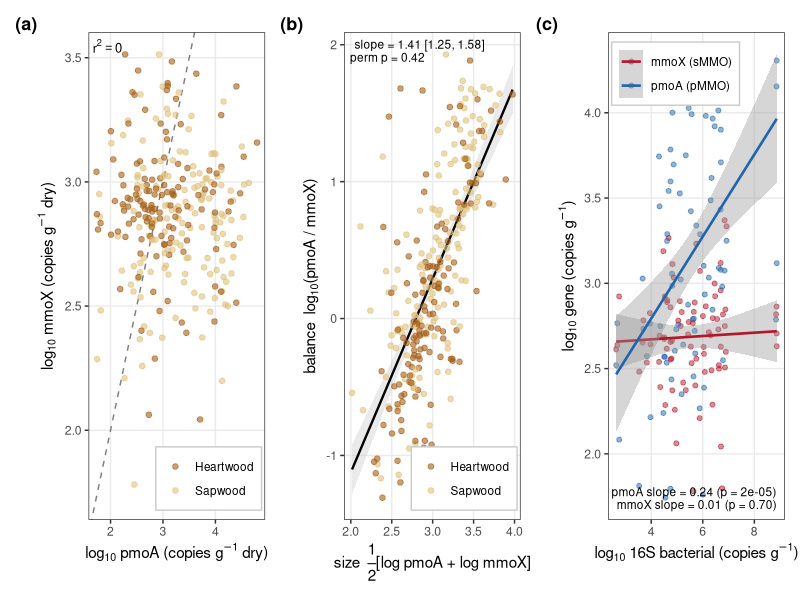

Write the R code that produced this figure.
# ==============================================================================
# REVISION — S10 rebuilt: pmoA/mmoX composition & scaling (wood, copies/g).
# (a) decoupling: pmoA vs mmoX (1:1 line) — the two genes do not co-vary.
# (b) composition: balance log(pmoA/mmoX) vs size 1/2[log pmoA + log mmoX]
#     (GEOMETRIC-mean size, not arithmetic sum, so x isn't a pmoA proxy).
#     Larger combined pmoA+mmoX pools are more pmoA-dominated. Slope tested with a
#     5000x independence permutation: matches the independence expectation, i.e.
#     the shift reflects pmoA's larger dynamic range (mmoX = fixed low background),
#     NOT coordinated co-regulation.
# (c) scaling: pmoA & mmoX vs total 16S (independent axis) — pmoA tracks community
#     abundance, mmoX is flat; the flat mmoX line also controls for shared yield.
# Units: copies/g dry wood; results unit-invariant (sample-mass CV = 3%).
# Absolute axes subject to pending x10 (DILUTION_10X); ratios/slopes are not.
# NEW file; original S10 generator untouched.
# Output: revision/outputs/figS10_final.png
# ==============================================================================
suppressPackageStartupMessages({ library(tidyverse); library(patchwork) })
out <- "revision/outputs"; dir.create(out, showWarnings = FALSE, recursive = TRUE)
E <- 75; DILUTION_10X <- 1
COMP <- c(Heartwood = "#a6611a", Sapwood = "#dfc27d")
GENE <- c("pmoA (pMMO)" = "#2166ac", "mmoX (sMMO)" = "#b2182b")

d0 <- read.csv("data/compiled/ddpcr_gene_abundances.csv") %>%
  filter(analysis_type == "loose", target_gene %in% c("pmoa", "mmox", "16s_bact"))
meta <- d0 %>% group_by(sample_id) %>%
  summarise(material = first(material), core_type = first(core_type), mass = first(sample_mass_mg), .groups = "drop")
w <- d0 %>% select(sample_id, target_gene, conc = concentration_copies_per_uL, pos = positives) %>%
  pivot_wider(names_from = target_gene, values_from = c(conc, pos)) %>% left_join(meta, by = "sample_id") %>%
  filter(material == "Wood", !is.na(mass), mass > 0, pos_pmoa > 0, pos_mmox > 0) %>%  # complete cases
  mutate(comp = factor(recode(core_type, Inner = "Heartwood", Outer = "Sapwood"), levels = names(COMP)),
         cg   = E / (mass/1000) * DILUTION_10X,
         lp = log10(conc_pmoa*cg), lm = log10(conc_mmox*cg),
         size = 0.5*(lp + lm), bal = lp - lm)

# permutation null for panel (b)
set.seed(1); fitb <- lm(bal ~ size, w); obs <- coef(fitb)[2]; ci <- confint(fitb)[2,]
nullb <- replicate(5000, { p <- sample(w$lp); m <- sample(w$lm); coef(lm((p-m) ~ I(0.5*(p+m))))[2] })
permp <- mean(nullb >= obs)

th <- theme_bw(base_size = 11) +
  theme(plot.title = element_text(size = 10.5, face = "bold"), plot.subtitle = element_text(size = 8.7),
        legend.position = c(0.98, 0.02), legend.justification = c(1, 0),
        legend.background = element_rect(fill = "white", color = "grey80"),
        legend.text = element_text(size = 8.5), panel.grid.minor = element_blank())

# ---- (a) decoupling ----------------------------------------------------------
pa <- ggplot(w, aes(lp, lm, color = comp)) +
  geom_abline(slope = 1, intercept = 0, linetype = "dashed", color = "grey50") +
  geom_point(alpha = 0.6, size = 1.6) +
  scale_color_manual(values = COMP, name = NULL) +
  annotate("text", x = -Inf, y = Inf, hjust = -0.15, vjust = 1.5,
           label = sprintf("r^2 == %.3f", cor(w$lp, w$lm)^2), parse = TRUE, size = 3.3) +
  labs(x = expression(log[10]~pmoA~"(copies g"^-1*" dry)"), y = expression(log[10]~mmoX~"(copies g"^-1*" dry)")) + th

# ---- (b) composition vs size -------------------------------------------------
pb <- ggplot(w, aes(size, bal)) +
  geom_smooth(method = "lm", formula = y~x, color = "black", fill = "grey80", linewidth = 0.8) +
  geom_point(aes(color = comp), alpha = 0.6, size = 1.6) +
  scale_color_manual(values = COMP, name = NULL) +
  annotate("text", x = -Inf, y = Inf, hjust = -0.08, vjust = 1.35,
           label = sprintf("slope = %.2f [%.2f, %.2f]\nperm p = %.2f", obs, ci[1], ci[2], permp),
           size = 3, lineheight = 0.9) +
  labs(x = expression("size  "*frac(1,2)*"[log pmoA + log mmoX]"), y = expression("balance  log"[10]*"(pmoA / mmoX)")) + th

# ---- (c) scaling vs independent 16S ------------------------------------------
wc <- w %>% filter(pos_16s_bact > 0, !is.na(conc_16s_bact)) %>% mutate(g16 = log10(conc_16s_bact*cg))
sp <- coef(lm(lp ~ g16, wc)); pp <- summary(lm(lp ~ g16, wc))$coef[2,4]
sm <- coef(lm(lm ~ g16, wc)); pm <- summary(lm(lm ~ g16, wc))$coef[2,4]
long <- wc %>% transmute(g16, `pmoA (pMMO)` = lp, `mmoX (sMMO)` = lm) %>%
  pivot_longer(-g16, names_to = "gene", values_to = "val")
pc <- ggplot(long, aes(g16, val, color = gene)) +
  geom_point(alpha = 0.5, size = 1.4) +
  geom_smooth(method = "lm", formula = y~x, se = TRUE, linewidth = 0.9) +
  scale_color_manual(values = GENE, name = NULL) +
  annotate("text", x = Inf, y = -Inf, hjust = 1.05, vjust = -0.5,
           label = sprintf("pmoA slope = %.2f (p = %.0e)\nmmoX slope = %.2f (p = %.2f)", sp[2], pp, sm[2], pm),
           size = 3, lineheight = 0.9) +
  labs(x = expression(log[10]~"16S bacterial (copies g"^-1*")"), y = expression(log[10]~"gene (copies g"^-1*")")) +
  th + theme(legend.position = c(0.02, 0.98), legend.justification = c(0, 1))

fig <- (pa | pb | pc) +
  plot_annotation(tag_levels = "a", tag_prefix = "(", tag_suffix = ")") &
  theme(plot.tag = element_text(face = "bold", size = 13))
ggsave(file.path(out, "figS10_final.png"), fig, width = 15, height = 5, dpi = 300, bg = "white")
cat(sprintf("(b) slope=%.2f [%.2f,%.2f] perm_p=%.2f | (c) pmoA=%.2f mmoX=%.2f | n(a/b)=%d n(c)=%d\n",
            obs, ci[1], ci[2], permp, sp[2], sm[2], nrow(w), nrow(wc)))
cat("Wrote figS10_final.png\n")
